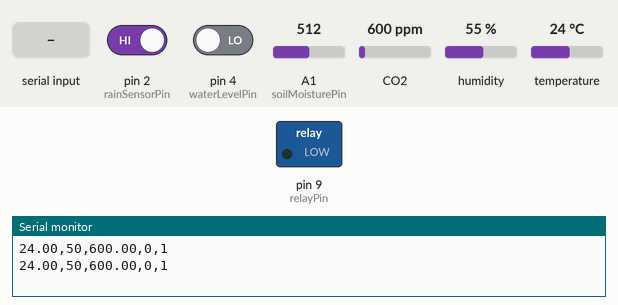
A sketch run on a simulated Arduino Uno, built with avr-gcc and run on an emulated ATmega328P. Shown: switched loads named in the sketch (green lamp = pin HIGH), the last lines printed to the serial monitor. The inputs (shaded band) are chosen by the test bench; at power-on: pin 2 (rainSensorPin) HIGH, pin 4 (waterLevelPin) LOW, A1 (soilMoisturePin) = 512, CO2 600 ppm, humidity 55 %, temperature 24 °C.

Above: at 1.2 s.
1.3 s: "30,150\n" received over Serial
At 5.3 s:
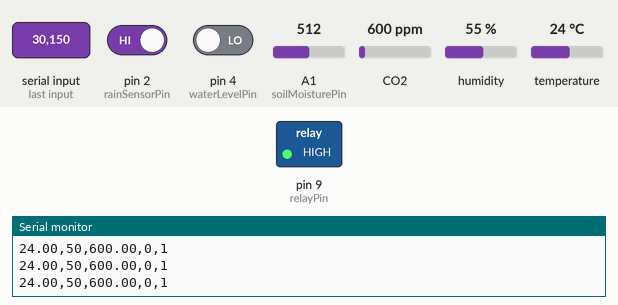
Timing chart, 0 to 7.6 s (numbered marks = the images above; inputs shaded):
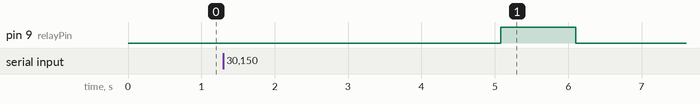

Measured:
- after the input at 1.3 s, pin 9 (relayPin): LOW → HIGH after 3.8 s, → LOW 1.0 s later

The sketch:

node1_sketch.ino
```cpp
#include <MQ135.h>
#include <DHT.h>

#define DHTPIN 7
#define DHTTYPE DHT11
DHT dht(DHTPIN, DHTTYPE);

const int rainSensorPin = 2;
const int relayPin = 9;
const int mq135Pin = A0;
const int waterLevelPin = 4;
const int soilMoisturePin = A1;


MQ135 gasSensor = MQ135(mq135Pin); //smoke detector
int motorState = 0; // Motor state from the database

void setup() {

  pinMode(rainSensorPin, INPUT);
  pinMode(relayPin, OUTPUT);
  pinMode(waterLevelPin, INPUT);
  pinMode(mq135Pin,INPUT);
  pinMode(soilMoisturePin, INPUT);

  Serial.begin(9600);// Initialize serial communication
  dht.begin();//initializing dht11

}

void loop() {
  int soilMoistureValue = analogRead(soilMoisturePin);
  int mappedMoisture = map(soilMoistureValue, 0, 1023, 0, 100); //the original output ranges from 0 to 1023, so mapping it for ease
  int rainValue = digitalRead(rainSensorPin);
  int waterLevelState = digitalRead(waterLevelPin);
  float smoke = gasSensor.getPPM();

  float temperature = dht.readTemperature();
  float humidity = dht.readHumidity();

  // Check the motor state from the database
  if (Serial.available() > 0) {
    motorState = Serial.read() - '0'; // Read single digit from serial and convert to integer
  }

  // Control the relay based on conditions

  if (motorState == 1 || (mappedMoisture < 40) && (rainValue == LOW)) {

    digitalWrite(relayPin, HIGH); // Turn on relay

  } else {

    digitalWrite(relayPin, LOW); // Turn off relay
  }


  Serial.print(temperature);
  Serial.print(",");
  Serial.print(mappedMoisture);
  Serial.print(",");
  Serial.print(smoke);
  Serial.print(",");
  Serial.print(waterLevelState);
  Serial.print(",");
  Serial.print(rainValue);
  Serial.println();

  delay(1000);
}
```
